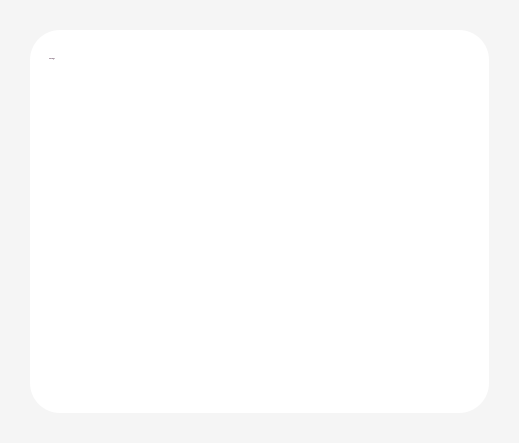
<?xml version="1.0" encoding="UTF-8"?>
<ui version="4.0">
 <class>Form</class>
 <widget class="QWidget" name="Form">
  <property name="geometry">
   <rect>
    <x>0</x>
    <y>0</y>
    <width>519</width>
    <height>443</height>
   </rect>
  </property>
  <property name="windowTitle">
   <string>Form</string>
  </property>
  <layout class="QVBoxLayout" name="verticalLayout">
   <property name="spacing">
    <number>0</number>
   </property>
   <property name="leftMargin">
    <number>0</number>
   </property>
   <property name="topMargin">
    <number>0</number>
   </property>
   <property name="rightMargin">
    <number>0</number>
   </property>
   <property name="bottomMargin">
    <number>0</number>
   </property>
   <item>
    <widget class="QWidget" name="widget" native="true">
     <property name="styleSheet">
      <string notr="true">background-color: rgb(245, 245, 245);</string>
     </property>
     <layout class="QVBoxLayout" name="verticalLayout_2">
      <property name="leftMargin">
       <number>30</number>
      </property>
      <property name="topMargin">
       <number>30</number>
      </property>
      <property name="rightMargin">
       <number>30</number>
      </property>
      <property name="bottomMargin">
       <number>30</number>
      </property>
      <item>
       <widget class="QWidget" name="container" native="true">
        <property name="minimumSize">
         <size>
          <width>0</width>
          <height>50</height>
         </size>
        </property>
        <property name="styleSheet">
         <string notr="true">background-color: rgb(255, 255, 255);
border-radius: 30;</string>
        </property>
        <layout class="QVBoxLayout" name="verticalLayout_3">
         <item>
          <layout class="QHBoxLayout" name="horizontalLayout_2">
           <property name="leftMargin">
            <number>10</number>
           </property>
           <property name="topMargin">
            <number>10</number>
           </property>
           <property name="rightMargin">
            <number>10</number>
           </property>
           <property name="bottomMargin">
            <number>0</number>
           </property>
           <item>
            <widget class="QLabel" name="budgetlbl">
             <property name="sizePolicy">
              <sizepolicy hsizetype="Fixed" vsizetype="Fixed">
               <horstretch>0</horstretch>
               <verstretch>0</verstretch>
              </sizepolicy>
             </property>
             <property name="font">
              <font>
               <family>Inter</family>
               <pointsize>-1</pointsize>
               <italic>false</italic>
               <bold>true</bold>
              </font>
             </property>
             <property name="styleSheet">
              <string notr="true">color: rgb(108, 68, 100);
font: 700 40px &quot;Inter&quot;;
background-color: transparent
</string>
             </property>
             <property name="text">
              <string>Your Budget</string>
             </property>
             <property name="alignment">
              <set>Qt::AlignmentFlag::AlignLeading|Qt::AlignmentFlag::AlignLeft|Qt::AlignmentFlag::AlignTop</set>
             </property>
            </widget>
           </item>
           <item>
            <spacer name="horizontalSpacer">
             <property name="orientation">
              <enum>Qt::Orientation::Horizontal</enum>
             </property>
             <property name="sizeHint" stdset="0">
              <size>
               <width>40</width>
               <height>20</height>
              </size>
             </property>
            </spacer>
           </item>
          </layout>
         </item>
         <item>
          <layout class="QHBoxLayout" name="horizontalLayout">
           <property name="leftMargin">
            <number>10</number>
           </property>
           <property name="topMargin">
            <number>10</number>
           </property>
           <property name="rightMargin">
            <number>10</number>
           </property>
           <property name="bottomMargin">
            <number>10</number>
           </property>
           <item>
            <widget class="QTableView" name="budgettable">
             <property name="styleSheet">
              <string notr="true">
    QTableWidget {
        background-color: #ffffff;
        border: 1px solid #dcdcdc;
        border-radius: 6px;
        gridline-color: #e6e6e6;
        font: 200 14px &quot;Inter&quot;;
    }

    QHeaderView::section {
        background-color: #f5f5f5;
        color: #333333;
        padding: 8px;
        border: none;
        border-bottom: 1px solid #dcdcdc;
        font-weight: bold;
    }

    QTableWidget::item {
        padding: 6px;
        border: none;
        color: #2c2c2c;
    }

    QTableWidget::item:selected {
        background-color: #0078d7;
        color: #ffffff;
    }

    QScrollBar:vertical {
        background: #f0f0f0;
        width: 12px;
        margin: 2px 0 2px 0;
        border-radius: 6px;
    }

    QScrollBar::handle:vertical {
        background: #c0c0c0;
        min-height: 20px;
        border-radius: 6px;
    }

    QScrollBar::handle:vertical:hover {
        background: #a0a0a0;
    }

    QScrollBar::add-line:vertical, QScrollBar::sub-line:vertical {
        height: 0px;
    }

    QScrollBar:horizontal {
        background: #f0f0f0;
        height: 12px;
        margin: 0 2px 0 2px;
        border-radius: 6px;
    }

    QScrollBar::handle:horizontal {
        background: #c0c0c0;
        min-width: 20px;
        border-radius: 6px;
    }

    QScrollBar::handle:horizontal:hover {
        background: #a0a0a0;
    }

    QScrollBar::add-line:horizontal, QScrollBar::sub-line:horizontal {
    width: 0px;
    }

</string>
             </property>
             <property name="verticalScrollBarPolicy">
              <enum>Qt::ScrollBarPolicy::ScrollBarAlwaysOff</enum>
             </property>
             <property name="horizontalScrollBarPolicy">
              <enum>Qt::ScrollBarPolicy::ScrollBarAlwaysOff</enum>
             </property>
             <property name="editTriggers">
              <set>QAbstractItemView::EditTrigger::AnyKeyPressed</set>
             </property>
             <property name="cornerButtonEnabled">
              <bool>false</bool>
             </property>
            </widget>
           </item>
          </layout>
         </item>
        </layout>
       </widget>
      </item>
     </layout>
    </widget>
   </item>
  </layout>
 </widget>
 <resources/>
 <connections/>
</ui>
